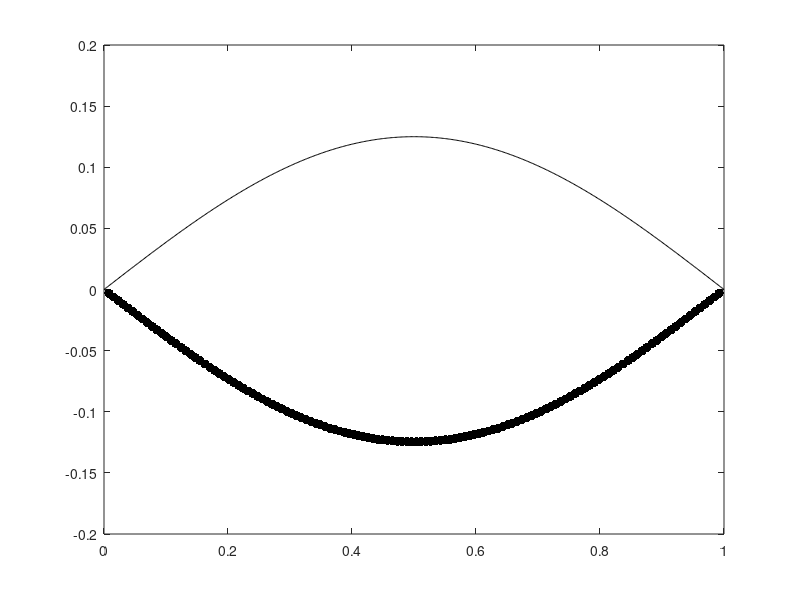
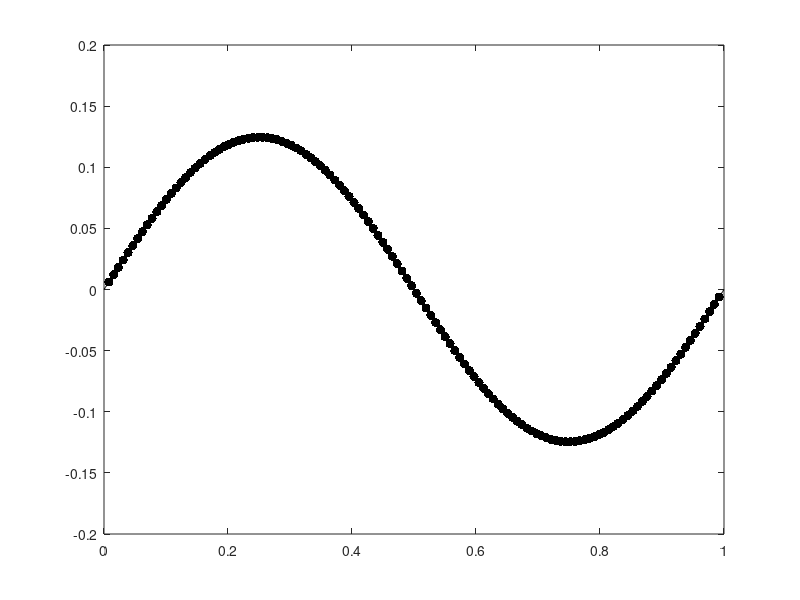
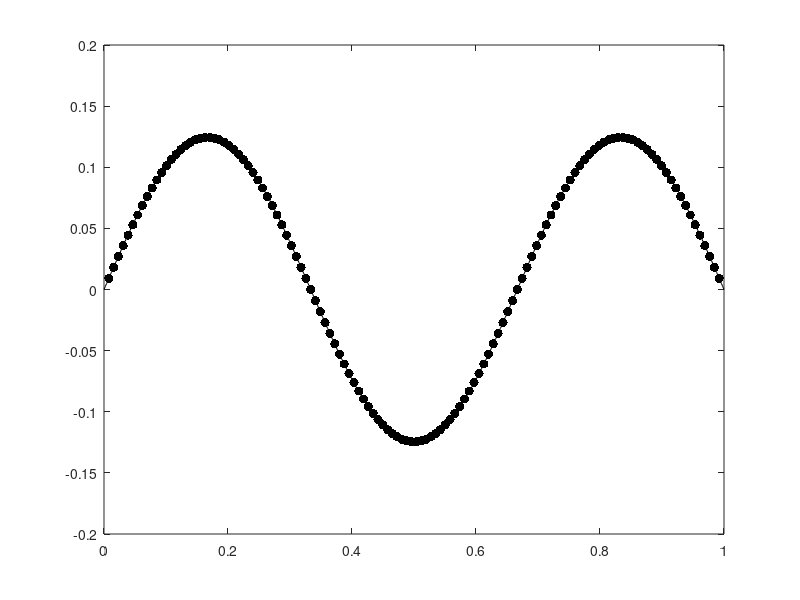
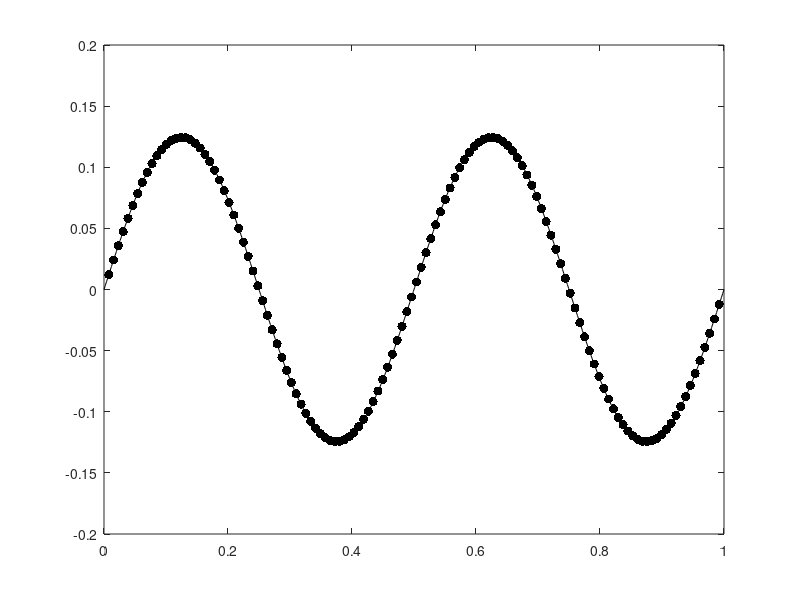

MATLAB code to generate these figures, in order:
 N = 128;

 h = 1/(N+1);
 
 A = (1/h^2)*(2*eye(N)-diag(ones(N-1,1),1)-diag(ones(N-1,1),-1));
 
 [V,D] = eig(A);

 ew = diag(D);
 true = ([1:N]').^2*pi^2;

 figure(5), clf
 semilogy(abs(ew-true),'k.') 

 x = [1:N]'/(N+1);
 xx = linspace(0,1,500);

 for k=1:4
    figure(k), clf
    plot(xx, sin(k*pi*xx)/sqrt(N/2),'k-')
    hold on
    plot(x, V(:,k) ,'k.','markersize',20)
 end
